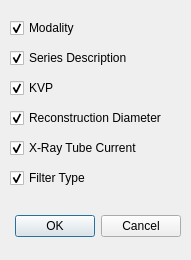
<?xml version="1.0" encoding="UTF-8"?>
<ui version="4.0">
 <class>DicomHeaderSelect</class>
 <widget class="QDialog" name="DicomHeaderSelect">
  <property name="geometry">
   <rect>
    <x>0</x>
    <y>0</y>
    <width>191</width>
    <height>260</height>
   </rect>
  </property>
  <property name="windowTitle">
   <string>Display List</string>
  </property>
  <property name="modal">
   <bool>true</bool>
  </property>
  <widget class="QWidget" name="layoutWidget">
   <property name="geometry">
    <rect>
     <x>10</x>
     <y>210</y>
     <width>171</width>
     <height>33</height>
    </rect>
   </property>
   <layout class="QHBoxLayout">
    <property name="spacing">
     <number>6</number>
    </property>
    <property name="leftMargin">
     <number>0</number>
    </property>
    <property name="topMargin">
     <number>0</number>
    </property>
    <property name="rightMargin">
     <number>0</number>
    </property>
    <property name="bottomMargin">
     <number>0</number>
    </property>
    <item>
     <spacer>
      <property name="orientation">
       <enum>Qt::Horizontal</enum>
      </property>
      <property name="sizeHint" stdset="0">
       <size>
        <width>131</width>
        <height>31</height>
       </size>
      </property>
     </spacer>
    </item>
    <item>
     <widget class="QPushButton" name="okButton">
      <property name="text">
       <string>OK</string>
      </property>
     </widget>
    </item>
    <item>
     <widget class="QPushButton" name="cancelButton">
      <property name="text">
       <string>Cancel</string>
      </property>
     </widget>
    </item>
   </layout>
  </widget>
  <widget class="QCheckBox" name="checkBox_modality">
   <property name="geometry">
    <rect>
     <x>10</x>
     <y>20</y>
     <width>101</width>
     <height>16</height>
    </rect>
   </property>
   <property name="text">
    <string>Modality</string>
   </property>
   <property name="checked">
    <bool>true</bool>
   </property>
  </widget>
  <widget class="QCheckBox" name="checkBox_series">
   <property name="geometry">
    <rect>
     <x>10</x>
     <y>50</y>
     <width>141</width>
     <height>16</height>
    </rect>
   </property>
   <property name="text">
    <string>Series Description</string>
   </property>
   <property name="checked">
    <bool>true</bool>
   </property>
  </widget>
  <widget class="QCheckBox" name="checkBox_kvp">
   <property name="geometry">
    <rect>
     <x>10</x>
     <y>80</y>
     <width>81</width>
     <height>16</height>
    </rect>
   </property>
   <property name="text">
    <string>KVP</string>
   </property>
   <property name="checked">
    <bool>true</bool>
   </property>
  </widget>
  <widget class="QCheckBox" name="checkBox_reconD">
   <property name="geometry">
    <rect>
     <x>10</x>
     <y>110</y>
     <width>161</width>
     <height>16</height>
    </rect>
   </property>
   <property name="text">
    <string>Reconstruction Diameter</string>
   </property>
   <property name="checked">
    <bool>true</bool>
   </property>
  </widget>
  <widget class="QCheckBox" name="checkBox_tubeCurr">
   <property name="geometry">
    <rect>
     <x>10</x>
     <y>140</y>
     <width>141</width>
     <height>16</height>
    </rect>
   </property>
   <property name="text">
    <string>X-Ray Tube Current</string>
   </property>
   <property name="checked">
    <bool>true</bool>
   </property>
  </widget>
  <widget class="QCheckBox" name="checkBox_filter">
   <property name="geometry">
    <rect>
     <x>10</x>
     <y>170</y>
     <width>131</width>
     <height>16</height>
    </rect>
   </property>
   <property name="text">
    <string>Filter Type</string>
   </property>
   <property name="checked">
    <bool>true</bool>
   </property>
  </widget>
  <zorder>checkBox_modality</zorder>
  <zorder>checkBox_series</zorder>
  <zorder>checkBox_kvp</zorder>
  <zorder>checkBox_reconD</zorder>
  <zorder>checkBox_tubeCurr</zorder>
  <zorder>checkBox_filter</zorder>
  <zorder>layoutWidget</zorder>
 </widget>
 <resources/>
 <connections>
  <connection>
   <sender>okButton</sender>
   <signal>clicked()</signal>
   <receiver>DicomHeaderSelect</receiver>
   <slot>accept()</slot>
   <hints>
    <hint type="sourcelabel">
     <x>278</x>
     <y>253</y>
    </hint>
    <hint type="destinationlabel">
     <x>96</x>
     <y>254</y>
    </hint>
   </hints>
  </connection>
  <connection>
   <sender>cancelButton</sender>
   <signal>clicked()</signal>
   <receiver>DicomHeaderSelect</receiver>
   <slot>reject()</slot>
   <hints>
    <hint type="sourcelabel">
     <x>369</x>
     <y>253</y>
    </hint>
    <hint type="destinationlabel">
     <x>179</x>
     <y>282</y>
    </hint>
   </hints>
  </connection>
 </connections>
</ui>
